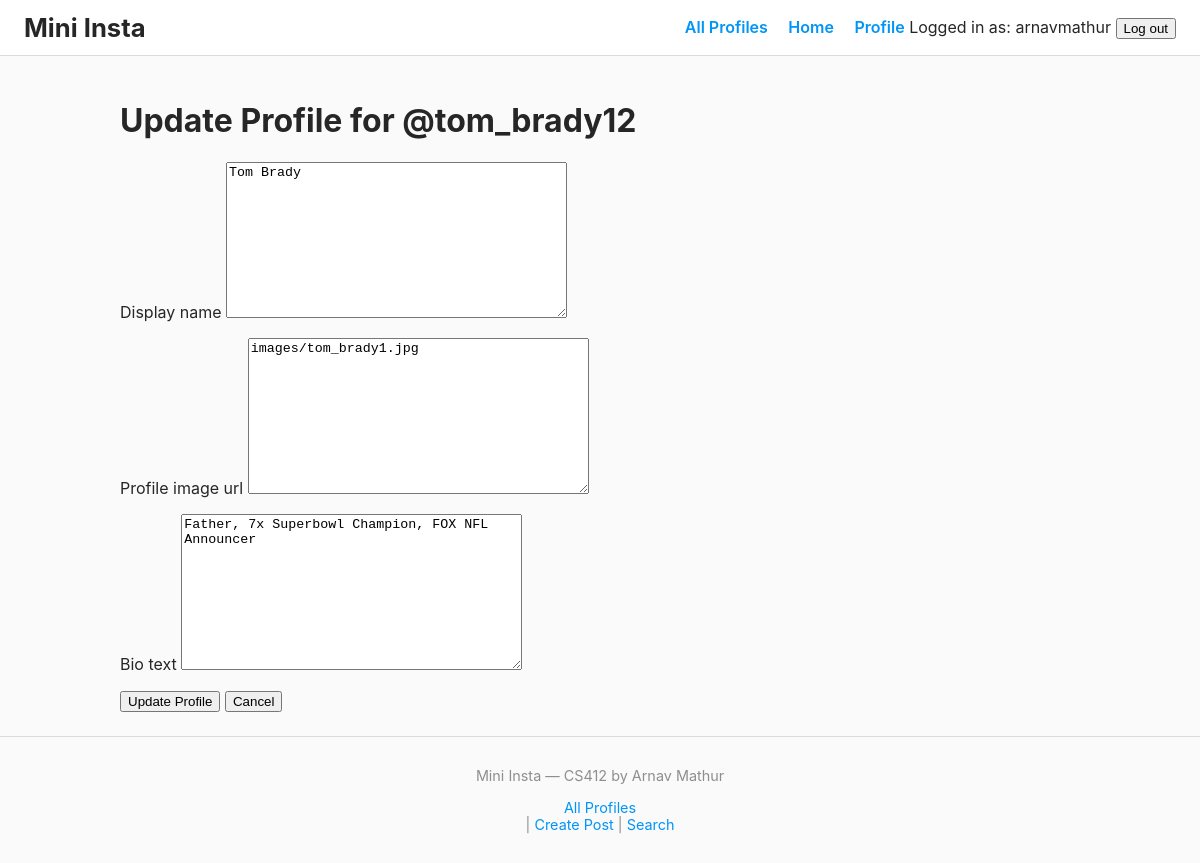
Page /mini_insta/profile/update (signed in) on the committed database.
### instagram/models.py (models this page shows, shortened)
class Profile(models.Model):
    username = models.TextField(blank=False)
    display_name = models.TextField(blank=False)
    profile_image_url = models.TextField(blank=False)
    bio_text = models.TextField(blank=False, default='')
    join_date = models.DateTimeField(auto_now=True)
    user = models.ForeignKey(User, on_delete=models.CASCADE)

### instagram/views.py (the view)
# urls.py: path('profile/update', views.UpdateProfileView.as_view(), name="update_profile"),
class UpdateProfileView(ProfileRequiredMixin, UpdateView):
   form_class = UpdateProfileForm
   template_name = "update_profile_form.html"
   def get_object(self, queryset=None):
      return self.get_profile()

### instagram/forms.py
class UpdateProfileForm(forms.ModelForm):
    class Meta:
        model = Profile
        fields = ['display_name', 'profile_image_url', 'bio_text']

### instagram/views.py (called while the page is built)
   def get_profile(self):
      return Profile.objects.filter(user=self.request.user).first()

### instagram/templates/update_profile_form.html (shortened to what this page needs)
{% extends 'base.html' %}
{% block content %}
<h1>Update Profile for @{{ profile.username }}</h1>
<form method="post">
    {% for field in form %}
        <p>
            <label for="{{ field.id_for_label }}">{{ field.label }}</label>
            {{ field }}
        </p>
    {% endfor %}
    <button type="submit">Update Profile</button>
    <a href="{% url 'show_my_profile' profile.pk %}"><button type="button">Cancel</button></a>
</form>
{% endblock %}

### instagram/templates/base.html (shortened to what this page needs)
{% load static %}
<!DOCTYPE html>
<html lang="en">
    <head>
        <link rel="stylesheet" href="{% static 'instagram.css' %}">
    </head>
    <body>
        <header>
            <h1>Mini Insta</h1>
            <nav>
                <a href="{% url 'show_all_profiles' %}">All Profiles</a>
                {% if request.user.is_authenticated %}
                <a href="{% url 'show_feed' %}">Home</a>
                <a href="{% url 'profile' %}">Profile</a>
                Logged in as: {{ request.user }}
                <form action="{% url 'logout' %}" method="post" style="display:inline">
                    <button type="submit">Log out</button>
                </form>
                {% else %}
                Not logged in
                <a href="{% url 'login' %}">Log in</a>
                <a href="{% url 'create_profile' %}">Create Profile</a>
                {% endif %}
            </nav>
        </header>
        <main>
            {% block content %}
            {% endblock %}
        </main>
        <footer>
            <p>Mini Insta &mdash; CS412 by Arnav Mathur</p>
            <p><a href="{% url 'show_all_profiles' %}">All Profiles</a><br>
            {% if request.user.is_authenticated %}
                | <a href="{% url 'create_post' %}">Create Post</a>
                | <a href="{% url 'search' %}">Search</a>
            {% endif %}
            </p>
        </footer>
    </body>
</html>

### static/instagram.css (style rules this page uses)
body { margin: 0; font-family: -apple-system, BlinkMacSystemFont, "Segoe UI", Helvetica, Arial, sans-serif; background-color: #fafafa; color: #262626; }
header { background-color: #ffffff; border-bottom: 1px solid #dbdbdb; padding: 12px 24px; display: flex; align-items: center; justify-content: space-between; }
header h1 { margin: 0; font-size: 1.6em; }
nav a { color: #0095f6; text-decoration: none; font-weight: 600; margin-left: 16px; }
main { max-width: 960px; margin: 0 auto; padding: 24px 16px; }
footer a { color: #0095f6; text-decoration: none; }
footer { border-top: 1px solid #dbdbdb; text-align: center; padding: 16px; color: #8e8e8e; font-size: 0.9em; }

### rows in the picture
Profile: username "tom_brady12", form "Tom Brady" "images/tom_brady1.jpg" "Father, 7x Superbowl Champion, FOX NFL Announcer"

### other values in the picture
{{ request.user }} "arnavmathur"
{{ field.label }} "Display name" "Profile image url" "Bio text"
